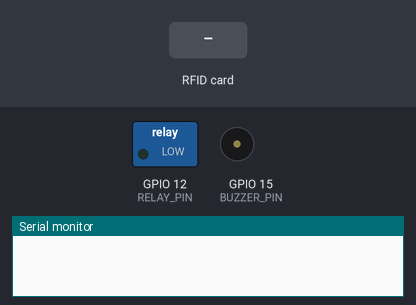
The sketch below on a simulated ESP32. Parts: switched loads named in the sketch (green lamp = pin HIGH), buzzer (waves = sounding), the last lines printed to the serial monitor. Inputs (shaded band) come from the test bench.

Above: at 1.2 s.
1.3 s: RFID card DE AD BE EF held to the reader
At 2.3 s:
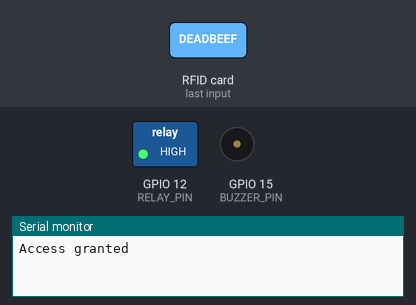
4.3 s: RFID card 12 34 56 78 held to the reader
At 7.6 s:
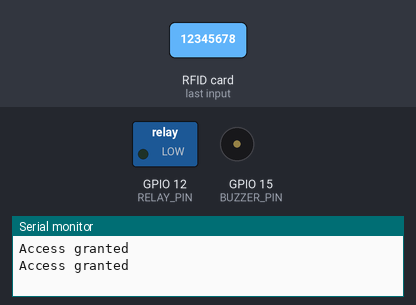
Timing chart, 0 to 9.1 s (numbered marks = the images above; inputs shaded):
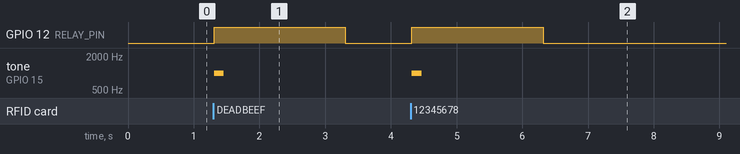

Measured:
- after the input at 1.3 s, GPIO 12 (RELAY_PIN): LOW → HIGH at once, → LOW 2.0 s later; tone on GPIO 15 (BUZZER_PIN): silent → 1000 Hz at once, → silent 0.15 s later
- after the input at 4.3 s, GPIO 12 (RELAY_PIN): LOW → HIGH at once, → LOW 2.0 s later; tone on GPIO 15 (BUZZER_PIN): silent → 1000 Hz at once, → silent 0.15 s later

The sketch:

rfid_door_lock.ino
```cpp
// WHY: RFID is just "who is this card?" If the UID is on an allowlist we actuate
// a relay (the electric strike / lock) for 2s and beep success; otherwise we
// silently ignore. Keep the allowlist in flash — no server required.

#include <SPI.h>
#include <MFRC522.h>

#define RST_PIN 27
#define SS_PIN 5
#define RELAY_PIN 12
#define BUZZER_PIN 15

MFRC522 rfid(SS_PIN, RST_PIN);

// Allowlist of accepted UIDs (4-byte examples — edit to your cards).
byte allowed[][4] = {
  {0xDE, 0xAD, 0xBE, 0xEF},
  {0x12, 0x34, 0x56, 0x78}
};
const int ALLOWED_N = 2;

bool uidMatches(byte* uid, byte len) {
  for (int i = 0; i < ALLOWED_N; i++) {
    bool ok = true;
    for (int j = 0; j < len; j++) if (uid[j] != allowed[i][j]) ok = false;
    if (ok) return true;
  }
  return false;
}

void unlock() {
  digitalWrite(RELAY_PIN, HIGH);          // energize lock/strike
  tone(BUZZER_PIN, 1000, 150);
  delay(2000);
  digitalWrite(RELAY_PIN, LOW);
  noTone(BUZZER_PIN);
}

void setup() {
  Serial.begin(115200);
  SPI.begin(18, 19, 23, 5);
  rfid.PCD_Init();
  pinMode(RELAY_PIN, OUTPUT);
  pinMode(BUZZER_PIN, OUTPUT);
  digitalWrite(RELAY_PIN, LOW);
}

void loop() {
  if (rfid.PICC_IsNewCardPresent() && rfid.PICC_ReadCardSerial()) {
    if (uidMatches(rfid.uid.uidByte, rfid.uid.size)) {
      Serial.println("Access granted");
      unlock();
    } else {
      Serial.println("Access denied");
    }
    rfid.PICC_HaltA();
  }
}
```
